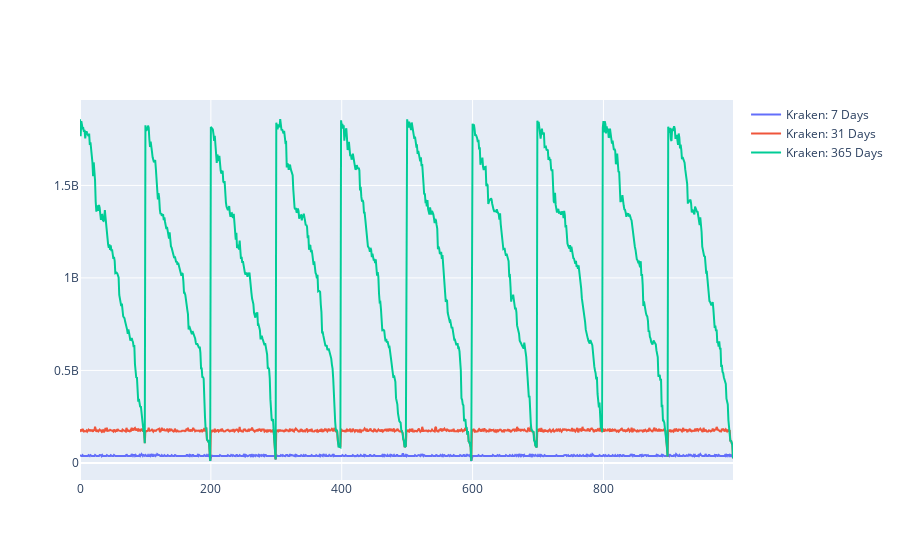

The code cell stored with this chart in its notebook:
### Markdown cell above
#### Kraken

### Code cell
import plotly.graph_objects as go

fig = go.Figure(data=[
    go.Scatter(name='Kraken: 7 Days', x=lst, y = list(kraken_earnings_7d.values())),
    go.Scatter(name='Kraken: 31 Days', x=lst, y=list(kraken_earnings_31d.values())),
    go.Scatter(name='Kraken: 365 Days', x=lst, y=list(kraken_earnings_365d.values()))
])

fig.show()

### Figure 1 — Plotly figure (JSON) as saved in the notebook; plotly's stock layout.template omitted (floating-point values rounded to 4 significant figures; data arrays with more than 128 entries replaced by an {"elided": "..."} marker saying what was removed)
{"data": [{"name": "Kraken: 7 Days", "type": "scatter", "x": {"elided": "1000 int values"}, "y": {"elided": "999 int values"}}, {"name": "Kraken: 31 Days", "type": "scatter", "x": {"elided": "1000 int values"}, "y": {"elided": "999 int values"}}, {"name": "Kraken: 365 Days", "type": "scatter", "x": {"elided": "1000 int values"}, "y": {"elided": "999 int values"}}], "layout": {"autosize": true, "xaxis": {"autorange": true, "range": [0, 998], "type": "linear"}, "yaxis": {"autorange": true, "range": [-92230000.0, 1962000000.0], "type": "linear"}}}
